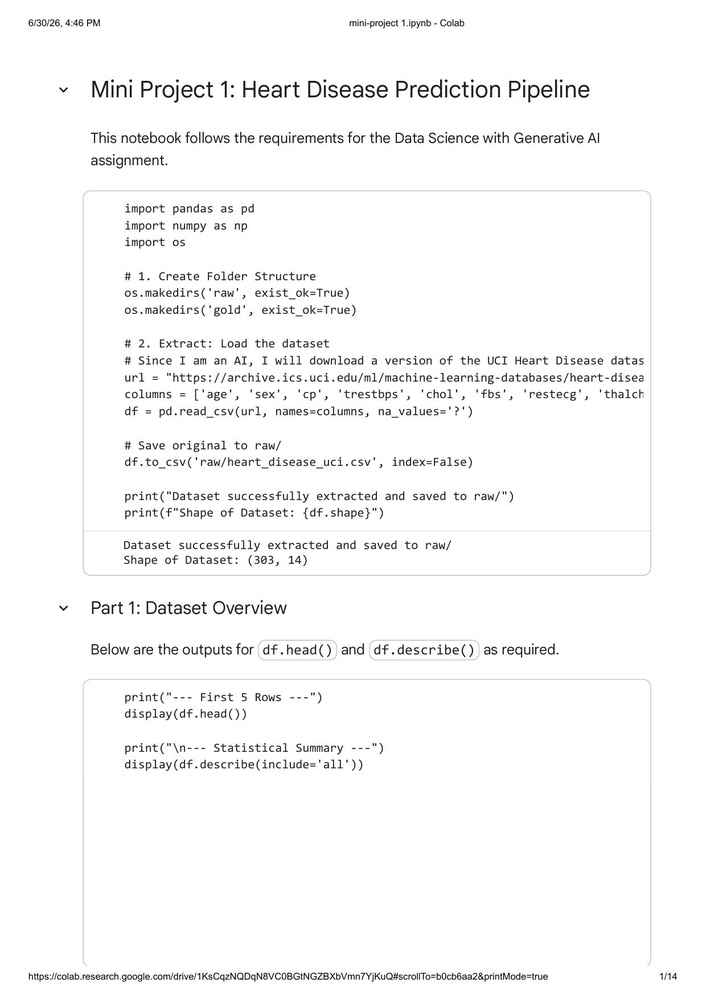
#> input picture extracted_images/image1.jpg, 706 x 999 px, shrunk from 1240 x 1754 before the run; its folder holds only this picture in this run
$ python analyze_images.py
#> lines starting #> are read from the running program, lines starting #| are printed output that depends on the picture; after the words box and inside, x2 and y2 are one past the last pixel; in counts of white or black regions, pixels touching at a corner belong together
import os
from PIL import Image
import numpy as np

# Let's inspect each image in extracted_images
for idx in range(1, 51):
    for ext in ['.jpg', '.png']:
        fn = f"image{idx}{ext}"
        fp = os.path.join("extracted_images", fn)
        if os.path.exists(fp):
            im = Image.open(fp)
#> im is the input picture: PIL image 706x999 RGB; min 0, max 255, mean 248.3
            # check non-white bbox
            arr = np.array(im.convert('RGB'))
            is_white = (arr[:, :, 0] > 240) & (arr[:, :, 1] > 240) & (arr[:, :, 2] > 240)
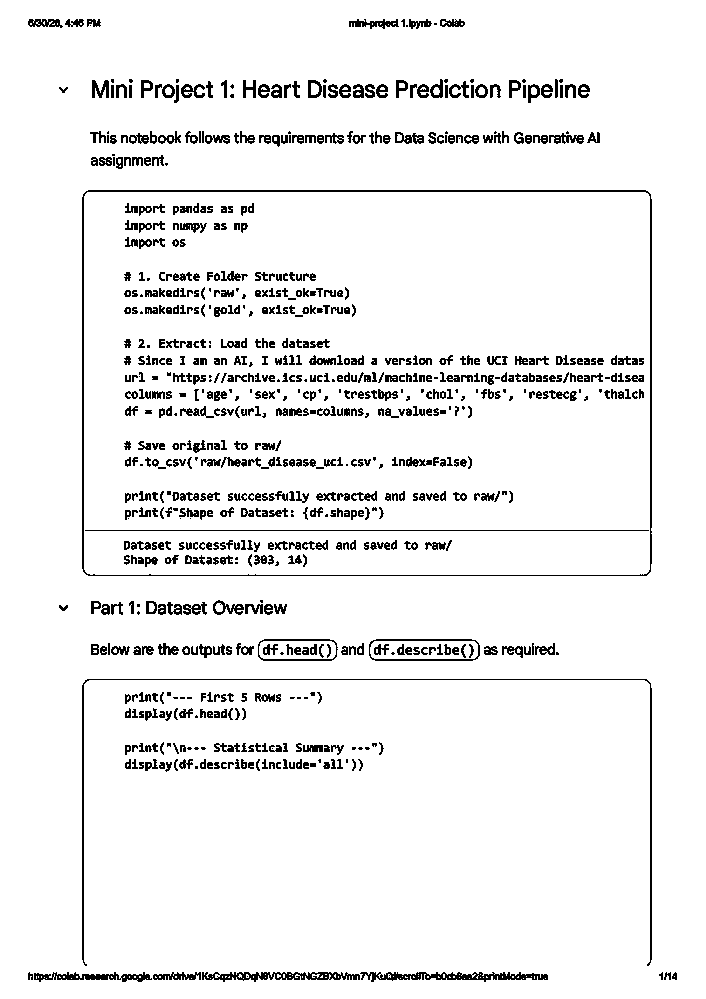
#> is_white: shape (999, 706) bool; 93.9% white; black in thin lines or dots, all inside (x1, y1, x2, y2) = (28, 19, 677, 982)
            non_white_rows = np.where(~is_white.all(axis=1))[0]
#> non_white_rows = 785 values from 19 to 981
            non_white_cols = np.where(~is_white.all(axis=0))[0]
#> non_white_cols = 640 values from 28 to 676
            if len(non_white_rows) > 0 and len(non_white_cols) > 0:
                h_content = non_white_rows[-1] - non_white_rows[0]
#> h_content = 962
                w_content = non_white_cols[-1] - non_white_cols[0]
#> w_content = 648
                # check color variance (is it colorful or black/white text)
                r_std = np.std(arr[:, :, 0])
#> r_std = 30.09
                g_std = np.std(arr[:, :, 1])
#> g_std = 30.09
                b_std = np.std(arr[:, :, 2])
#> b_std = 30.09
                print(f"image{idx:2d}{ext}: size={im.size}, content=({w_content}x{h_content}), color_std=({r_std:.1f},{g_std:.1f},{b_std:.1f})")
#| image 1.jpg: size=(706, 999), content=(648x962), color_std=(30.1,30.1,30.1)
            else:
                print(f"image{idx:2d}{ext}: BLANK")
